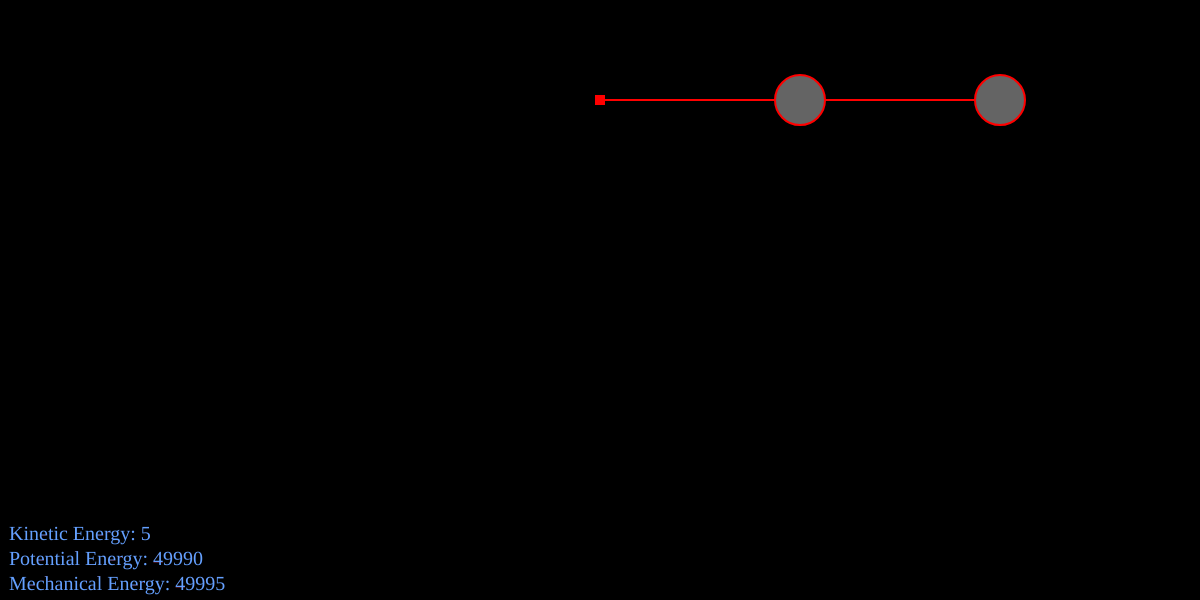
Frame 1 (no input)
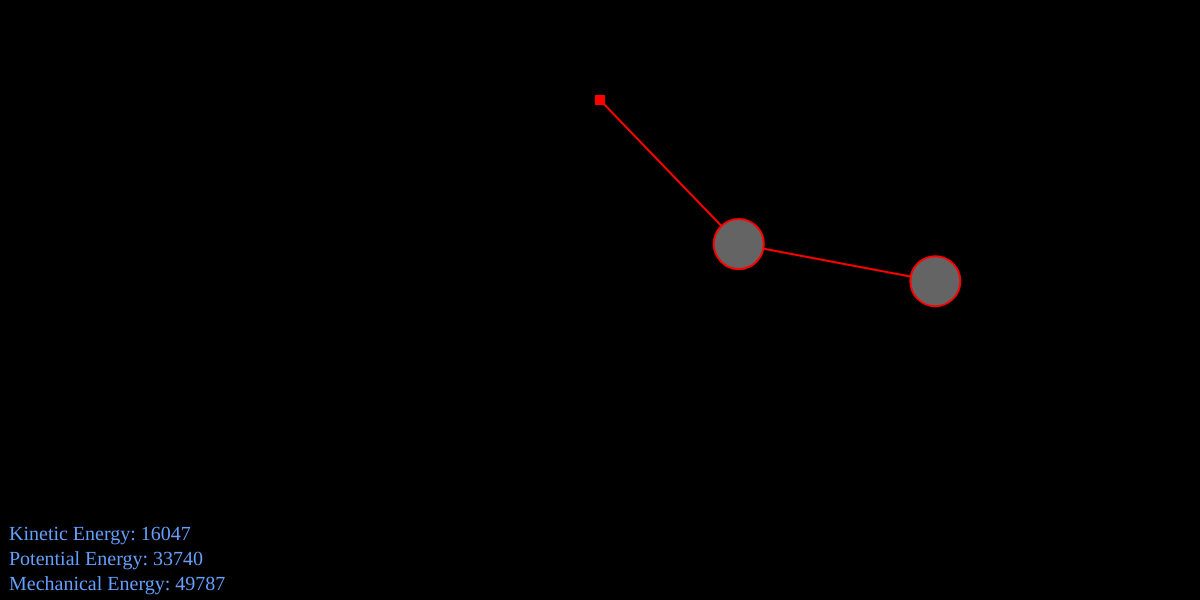
Frame 60 (no input)
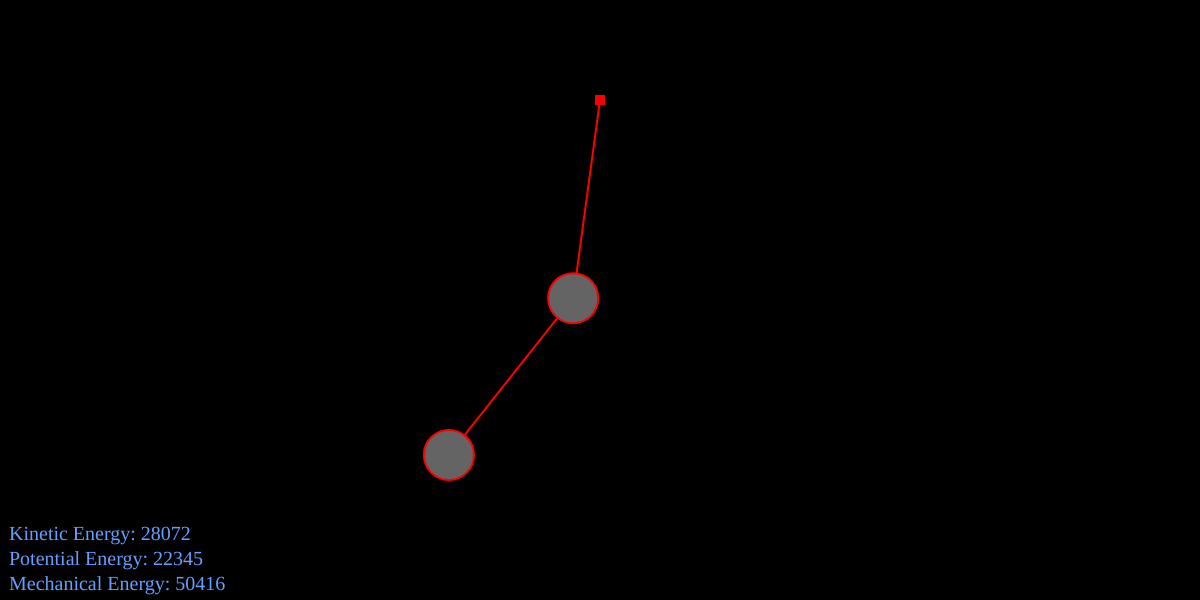
Frame 120 (the mouse pressed at the canvas centre since frame 60)

The p5.js sketch that drew these frames (run headless with seeded random() and noise() and a simulated clock; from frame 60 on, the mouse is pressed at the canvas centre):

// p5.js sketch
// ── sketch.js
const height = 600;
const width = 1200;
const GM = 0.1;
const g = 0.1;
let screen = 1;
let p1, p2;

class Pendulum{
	constructor(origin, armLength, mass, angle) {
		this.origin = origin;
		this.length = armLength;
		this.theta = radians(angle);
		this.pos = createVector(0, 0);
		this.normal = createVector(0, 0);
		this.mass = mass;
		this.omega = 0.0;
		this.alpha = 0.0;
		this.radius = this.mass / 10;
		this.dcol = true;
	}

	update() {
		this.omega += this.alpha;
		this.theta += this.omega;

		// Converting From Polar To Cartesian Coordinates
		this.pos.x = this.origin.x + this.length * sin(this.theta);
		this.pos.y = this.origin.y + this.length * cos(this.theta);
	};

	draw() {
		stroke(255, 0, 0);
		strokeWeight(2);
		line(this.origin.x, this.origin.y, this.pos.x, this.pos.y);
		if (this.dcol) {
			fill(100);
		}
		else {
			fill(38, 31, 31);
		}
		ellipse(this.pos.x, this.pos.y, this.radius, this.radius);
	};

	setOrigin(o) {
		this.origin = o;
	};

	setAlpha(alpha) {
		this.alpha = alpha;
	}

	drawOrigin() {
		fill(255, 0, 0);
		rect(this.origin.x, this.origin.y, 8, 8);
	};
}

function startSim(m1, m2, a1, a2, l1, l2) {
	// Constant-ifying Initial Values
	// m1 = round(map(m1, 100, 620, 100, 1000));
	// m2 = round(map(m2, 100, 620, 100, 1000));
	// a1 = round(map(a1, 0, 520, 0, 360));
	// a2 = round(map(a2, 0, 520, 0, 360));
	// l1 = round(map(l1, 0, 520, 50, 200));
	// l2 = round(map(l2, 0, 520, 50, 200));

	p1 = new Pendulum(createVector(width / 2, 100), l1, m1, a1);
	p2 = new Pendulum(createVector(p1.pos.x, p1.pos.y), l2, m2, a2);
	screen = 2;
}

function calcAcc() {
	// Variables to prettify equations (as much as can)
	const mu = 1 + p1.mass / p2.mass;
	const l1 = p1.length;
	const l2 = p2.length;
	const omega1_sq = sq(p1.omega);
	const omega2_sq = sq(p2.omega);

	const sin_theta1 = sin(p1.theta);
	const sin_theta2 = sin(p2.theta);
	const sin_theta1_2 = sin(p1.theta - p2.theta);
	const cos_theta1_2 = cos(p1.theta - p2.theta);

	// const g = GM / ((height - p1.pos.y) * (height - p1.pos.y));

	// Equation for alpha, adapted from scienceworld.wolfram.com
	p1.setAlpha(
		(
			(g * ((sin_theta2 * cos_theta1_2) - (mu * sin_theta1)))
			- (sin_theta1_2 * ((l2 * omega2_sq) + (l1 * omega1_sq * cos_theta1_2)))
		)
		/ (l1 * (mu - sq(cos_theta1_2)))
	);
	p2.setAlpha(
		(
			g * mu * (sin_theta1 * cos_theta1_2 - sin_theta2)
			+ (mu * l1 * omega1_sq + l2 * omega2_sq * cos_theta1_2) * sin_theta1_2
		)
		/ (l2 * (mu - sq(cos_theta1_2)))
	);
}


function energy() {
	// Variables to prettify equations (as much as can)
	const m1 = p1.mass;
	const m2 = p2.mass;
	const h1 = height - p1.pos.y;
	const h2 = height - p2.pos.y;
	const v1 = p1.length * p1.omega;
	const v2 = p2.length * p2.omega;

	const cos_theta1_2 = cos(p1.theta - p2.theta);

	// Calculating Potential Energy (mgh)
	const V1 = m1 * g * h1;
	const V2 = m2 * g * h2;
	const V = V1 + V2;

	// Calculating Kinetic Energy (1/2 mv^2)
	const T1 = m1 * sq(v1) / 2;
	// Vector sum of velocities for T2
	const T2 = m2 * (sq(v1) + sq(v2) + 2 * v1 * v2 * cos_theta1_2) / 2;
	const T =  T1 + T2;

	// Calculating Mechanical Energy (PE + KE)
	let M = V + T;

	// Displaying Values
	fill(100, 160, 255);
	textFont('Georgia',20);
	strokeWeight(0);
	text("Kinetic Energy: " + round(T), 9, 540);
	text("Potential Energy: " + round(V), 9, 565);
	text("Mechanical Energy: " + round(M), 9, 590);
}

function screen1() {
	stroke(9, 240, 17);
	strokeWeight(5);
	line(40,50,width-40,50);
	line(40,100,width-40,100);
	line(40,150,width-40,150);
	line(40,200,width-40,200);
	line(40,250,width-40,250);
	line(40,300,width-40,300);

	noStroke();
	textFont(createFont("Ravie"),16);
	fill(250, 161, 45);
	rect(ang1+40,50,8,14);
	rect(ang2+40,100,8,14);
	rect(ma1-60,150,8,14);
	rect(ma2-60,200,8,14);
	rect(len1+40,250,8,14);
	rect(len2+40,300,8,14);

	fill(255, 0, 0);
	text("0°",35,76);
	text("360°",width-50,76);
	text("0°",35,126);
	text("360°",width-50,126);
	text("100Px",17,176);
	text("1000Px",width-70,176);
	text("100Px",17,226);
	text("1000Px",width-70,226);
	text("50Px",17,276);
	text("200Px",width-70,276);
	text("50Px",17,326);
	text("200Px",width-70,326);

	//Drawing 'Start Simulation" Button
	fill(0, 255, 204);
	rect(300,500,200,40,90);
	fill(234, 0, 255);
	textSize(16);
	text("Start Simulation",205,505);

	//Logic For Slider Movement And Button Press
	{
		if (mouseX > ang1 + 32 && mouseX < ang1 + 48 && mouseY < 57 && mouseY > 43){
			cursor(HAND);
			if (mouseIsPressed) {
				ang1 = mouseX - 40;
				ang1 = constrain(ang1,0,520);
			}
		}

		else if (mouseX > ang2 + 32 && mouseX < ang2 + 48 && mouseY < 107 && mouseY > 93){
			cursor(HAND);
			if (mouseIsPressed) {
				ang2 = mouseX - 40;
				ang2 = constrain(ang2,0,520);
			}
		}

		else if (mouseX > ma1 - 68 && mouseX < ma1 - 52 && mouseY < 157 && mouseY > 143){
			cursor(HAND);
			if (mouseIsPressed) {
				ma1 = mouseX + 60;
				ma1 = constrain(ma1,100,620);
			}
		}

		else if (mouseX > ma2 - 68 && mouseX < ma2 - 52 && mouseY < 207 && mouseY > 193){
			cursor(HAND);
			if (mouseIsPressed) {
				ma2 = mouseX + 60;
				ma2 = constrain(ma2,100,620);
			}
		}

		else if (mouseX > len1 + 32 && mouseX < len1 + 48 && mouseY < 257 && mouseY > 243){
			cursor(HAND);
			if (mouseIsPressed) {
				len1 = mouseX - 40;
				len1 = constrain(len1,0,520);
			}
		}

		else if (mouseX > len2 + 32 && mouseX < len2 + 48 && mouseY < 307 && mouseY > 293){
			cursor(HAND);
			if (mouseIsPressed) {
				len2 = mouseX - 40;
				len2 = constrain(len2,0,520);
			}
		}

		else if (mouseX > 205 && mouseX < 395 && mouseY > 480 && mouseY < 520) {
			cursor(HAND);
			mouseReleased = function() {
				if ((mouseX > 205 && mouseX < 395 && mouseY > 480 && mouseY < 520) && Screen === 1) {
					startSim(ma1,ma2,ang1,ang2,len1,len2);
				}
			};
		}

		else {
			cursor();
		}
	}
}


function screen2() {
	calcAcc();
	p1.update();
	p2.setOrigin(p1.pos);
	p2.update();
	p2.draw();
	p1.draw();
	p1.drawOrigin();
	energy();
}


function setup() {
	createCanvas(width, height);
	angleMode(RADIANS);
	rectMode(CENTER);
	frameRate(60);

	startSim(500, 500, 90, 90, 200, 200)
}


function draw() {
	background(0);
	screen2();
	// textFont("old english text mt", 30);
	// fill(0, 255, 80);
	// strokeWeight(0);
	// text("Rippr Inc.", 1060, 590);
}

// ── style.css
html, body, div {
	position: absolute;
	top: 0;
	right: 0;
	bottom: 0;
	left: 0;

	width: 100%;
	min-width: 100%;
	max-width: 100%;

	height: 100%;
	min-height: 100%;
	max-height: 100%;
	
	margin: 0;
	padding: 0;
}

// ── to_integrate.js

function screen1() {
	stroke(9, 240, 17);
	strokeWeight(5);
	line(40,50,width-40,50);
	line(40,100,width-40,100);
	line(40,150,width-40,150);
	line(40,200,width-40,200);
	line(40,250,width-40,250);
	line(40,300,width-40,300);

	noStroke();
	textFont(createFont("Ravie"),16);
	fill(250, 161, 45);
	rect(ang1+40,50,8,14);
	rect(ang2+40,100,8,14);
	rect(ma1-60,150,8,14);
	rect(ma2-60,200,8,14);
	rect(len1+40,250,8,14);
	rect(len2+40,300,8,14);

	fill(255, 0, 0);
	text("0°",35,76);
	text("360°",width-50,76);
	text("0°",35,126);
	text("360°",width-50,126);
	text("100Px",17,176);
	text("1000Px",width-70,176);
	text("100Px",17,226);
	text("1000Px",width-70,226);
	text("50Px",17,276);
	text("200Px",width-70,276);
	text("50Px",17,326);
	text("200Px",width-70,326);

	//Drawing 'Start Simulation" Button
	fill(0, 255, 204);
	rect(300,500,200,40,90);
	fill(234, 0, 255);
	textSize(16);
	text("Start Simulation",205,505);

	//Logic For Slider Movement And Button Press
	{
		if (mouseX > ang1 + 32 && mouseX < ang1 + 48 && mouseY < 57 && mouseY > 43){
			cursor(HAND);
			if (mouseIsPressed) {
				ang1 = mouseX - 40;
				ang1 = constrain(ang1,0,520);
			}
		}

		else if (mouseX > ang2 + 32 && mouseX < ang2 + 48 && mouseY < 107 && mouseY > 93){
			cursor(HAND);
			if (mouseIsPressed) {
				ang2 = mouseX - 40;
				ang2 = constrain(ang2,0,520);
			}
		}

		else if (mouseX > ma1 - 68 && mouseX < ma1 - 52 && mouseY < 157 && mouseY > 143){
			cursor(HAND);
			if (mouseIsPressed) {
				ma1 = mouseX + 60;
				ma1 = constrain(ma1,100,620);
			}
		}

		else if (mouseX > ma2 - 68 && mouseX < ma2 - 52 && mouseY < 207 && mouseY > 193){
			cursor(HAND);
			if (mouseIsPressed) {
				ma2 = mouseX + 60;
				ma2 = constrain(ma2,100,620);
			}
		}

		else if (mouseX > len1 + 32 && mouseX < len1 + 48 && mouseY < 257 && mouseY > 243){
			cursor(HAND);
			if (mouseIsPressed) {
				len1 = mouseX - 40;
				len1 = constrain(len1,0,520);
			}
		}

		else if (mouseX > len2 + 32 && mouseX < len2 + 48 && mouseY < 307 && mouseY > 293){
			cursor(HAND);
			if (mouseIsPressed) {
				len2 = mouseX - 40;
				len2 = constrain(len2,0,520);
			}
		}

		else if (mouseX > 205 && mouseX < 395 && mouseY > 480 && mouseY < 520) {
			cursor(HAND);
			mouseReleased = function() {
				if ((mouseX > 205 && mouseX < 395 && mouseY > 480 && mouseY < 520) && Screen === 1) {
					startSim(ma1,ma2,ang1,ang2,len1,len2);
				}
			};
		}

		else {
			cursor();
		}
	}
}
